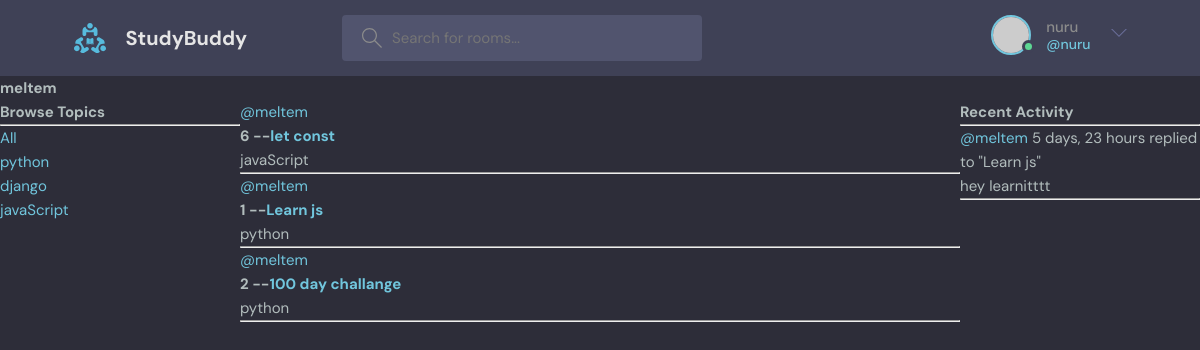
The page /profile/1/ (signed in) on the database its author committed.
### base/models.py (models this page shows, shortened)
class Topic(models.Model):
    name= models.CharField(max_length=200)

class Room(models.Model):
    host = models.ForeignKey(User,on_delete=models.SET_NULL,null=True)
    topic = models.ForeignKey(Topic,on_delete=models.SET_NULL,null=True)
    name =models.CharField(max_length=200)
    description = models.TextField(null=True,blank=True)
    participants = models.ManyToManyField(User,related_name="participants"
    ,blank=True)
    updated = models.DateTimeField(auto_now=True)
    created = models.DateTimeField(auto_now_add=True)
    class Meta:
        ordering=["-updated", "-created"]
    def __str__(self):
        return self.name

class Message(models.Model):
    user = models.ForeignKey(User,on_delete=models.CASCADE)
    room = models.ForeignKey(Room,on_delete=models.CASCADE)
    body = models.TextField()
    updated = models.DateTimeField(auto_now=True)
    created = models.DateTimeField(auto_now_add=True)
    class Meta:
        ordering=["-updated", "-created"]
    def __str__(self):
         return self.body[0:50]

### base/views.py (the view)
# urls.py: path('profile/<str:pk>/',views.userProfile,name="user-profile"),
def userProfile(request,pk):
    user= User.objects.get(id=pk)
    rooms = user.room_set.all()
    room_messages= user.message_set.all()
    topics= Topic.objects.all()
    context={"user":user,"rooms":rooms,
             "room_messages":room_messages,
              "topics":topics
              }
    return render(request,'profile.html',context)

### base/templates/profile.html (shortened to what this page needs)
{% extends 'main.html' %}
{% block content %}
<h1>{{user.username}}</h1>
<div class="profile-container">
    <div>
        {% include 'topics_component.html' %}
    </div>
    <div>
        {% include 'feed_component.html' %}
    </div>
    <div>
        {% include 'activity_component.html' %}
    </div>
</div>
{% endblock content %}

### templates/navbar.html (shortened to what this page needs)
{% load static %}
<header class="header header--loggedIn">
    <div class="container">
      <a href="{% url 'home' %}" class="header__logo">
        <img src="{% static 'images/logo.svg' %}" />
        <h1>StudyBuddy</h1>
      </a>
      <form class="header__search" method="GET" action="{% url 'home' %}">
        <label>
          <input name="q" placeholder="Search for rooms..." />
        </label>
      </form>
      <nav class="header__menu">
        {% if request.user.is_authenticated %}
        <div class="header__user">
          <a href="profile.html">
            <div class="avatar avatar--medium active">
              <img src="https://randomuser.me/api/portraits/men/37.jpg" />
            </div>
            <p>{{request.user.username}} <span>@{{request.user.username}}</span></p>
          </a>
          <button class="dropdown-button">
            <svg version="1.1" xmlns="http://www.w3.org/2000/svg" width="32" height="32" viewBox="0 0 32 32">
              <title>chevron-down</title>
              <path d="M16 21l-13-13h-3l16 16 16-16h-3l-13 13z"></path>
            </svg>
          </button>
        </div>
        {% else %}
         <a href="{% url 'login' %}">
          <img src="{% static 'images/avatar.svg' %} "/>
          <p>Login</p>
        </a>
        {% endif %}
      </nav>
    </div>
  </header>

### base/templates/topics_component.html
<h3>Browse Topics</h3>
<hr>
<div>
    <a href="{% url 'home' %}">All</a>
</div>
{% for topic in topics %}
<div>
    <a href="{% url 'home' %}?q={{topic.name}}">{{topic.name}}</a>
</div>
{% endfor %}

### base/templates/feed_component.html (shortened to what this page needs)
        {% for room in rooms %}
        <div>
             <a href="{% url 'user-profile' room.host.id %}">@{{room.host.username}}</a>
            <h5>{{room.id}} --<a href="{% url 'room' room.id %}"> {{room.name}}</a></h5>
            <small>{{room.topic.name}}</small>
            <hr>
        </div>
        {% endfor %}

### base/templates/activity_component.html (shortened to what this page needs)
<h3>Recent Activity</h3>
<hr>
{% for message in room_messages %}
 <div>
  <small><a href="{% url 'user-profile' message.user.id %}">@{{message.user}}</a> {{message.created|timesince}}</small>
  <small>replied to "{{message.room}}"</small>
   <p>{{message}}</p>
 <hr>
</div>
{% endfor %}

### static/styles/style.css (style rules this page uses)
:root { --color-main: #71c6dd; --color-main-light: #e1f6fb; --color-dark: #3f4156; --color-dark-medium: #51546e; --color-dark-light: #696d97; --color-light: #e5e5e5; --color-gray: #8b8b8b; --color-light-gray: #b2bdbd; --color-bg: #2d2d39; --color-success: #5dd693; --color-error: #fc4b0b; }
* { font-family: "DM Sans", -apple-system, BlinkMacSystemFont, "Segoe UI", Roboto, Oxygen, Ubuntu, Cantarell, "Open Sans", "Helvetica Neue", sans-serif; margin: 0; padding: 0; box-sizing: border-box; text-rendering: optimizeLegibility; font-size: inherit; }
html { font-size: 56.25%; }
@media only screen and (min-width: 1200px) { html { font-size: 62.5%; } }
body { line-height: 1.6; font-weight: 400; font-size: 1.5rem; color: var(--color-light-gray); background-color: var(--color-bg); min-height: 100vh; }
img { width: 100%; }
a { display: inline-block; color: var(--color-main); text-decoration: none; }
.container { max-width: 120rem; width: 90%; margin: auto; }
.avatar { position: relative; display: inline-block; border-radius: 50%; border: 2px solid var(--color-main); }
.avatar img { display: block; border-radius: 50%; object-fit: cover; object-position: center; }
.avatar::after { content: ""; display: block; position: absolute; background-color: var(--color-gray); z-index: 111; border-radius: 50%; border: 0.3rem solid var(--color-dark); }
.avatar.active::after { background-color: var(--color-success); }
.avatar.avatar--medium img { width: 3.6rem; height: 3.6rem; border-radius: 50%; }
.avatar.avatar--medium:after { width: 0.7rem; height: 0.7rem; bottom: 0px; right: -6px; }
.header { padding: 1.5rem; background-color: var(--color-dark); }
.header > .container { display: flex; gap: 9.5rem; }
.header__logo, .header__user { display: flex; gap: 2rem; align-items: center; }
.header__logo > img { height: 3.2rem; width: 3.2rem; }
.header__logo > h1 { font-weight: 700; font-size: 2rem; color: var(--color-light); }
.header__search > label { background-color: var(--color-dark-medium); padding: 1.3rem 1rem; display: flex; align-items: center; gap: 1rem; border-radius: 4px; }
.header__search svg { fill: var(--color-gray); width: 2rem; height: 2rem; margin-left: 1rem; }
.header__search input { width: 30rem; background: transparent; border: none; outline: none; color: var(--color-light); }
.header__menu { margin-left: auto; position: relative; }
.header__menu a { display: flex; gap: 1.5rem; align-items: center; font-weight: 500; text-decoration: none; color: var(--color-gray); }
.header__menu img { height: 3.6rem; }
.header__menu p { line-height: 1.2; }
.header__menu span { color: var(--color-main); font-weight: 500; font-size: 1.4rem; display: block; }
.header__menu svg { width: 1.6rem; height: 1.6rem; fill: var(--color-dark-light); }
.dropdown-button { background: transparent; border: 0; outline: 0; cursor: pointer; }

### base/templates/profile.html (style rules this page uses)
.profile-container { display: grid; grid-template-columns: 1fr 3fr 1fr; }

### rows shown on the page
Topic: name "python"
Topic: name "django"
Topic: name "javaScript"
Room: host.username "meltem", id "6", name "let const", topic.name "javaScript"
Room: host.username "meltem", id "1", name "Learn js", topic.name "python"
Room: host.username "meltem", id "2", name "100 day challange", topic.name "python"
Message: user "meltem", created "5 days, 23 hours", room "Learn js", body "hey learnitttt"

### other values the page prints
{{ request.user.username }} "nuru"
{{ user.username }} "meltem"
